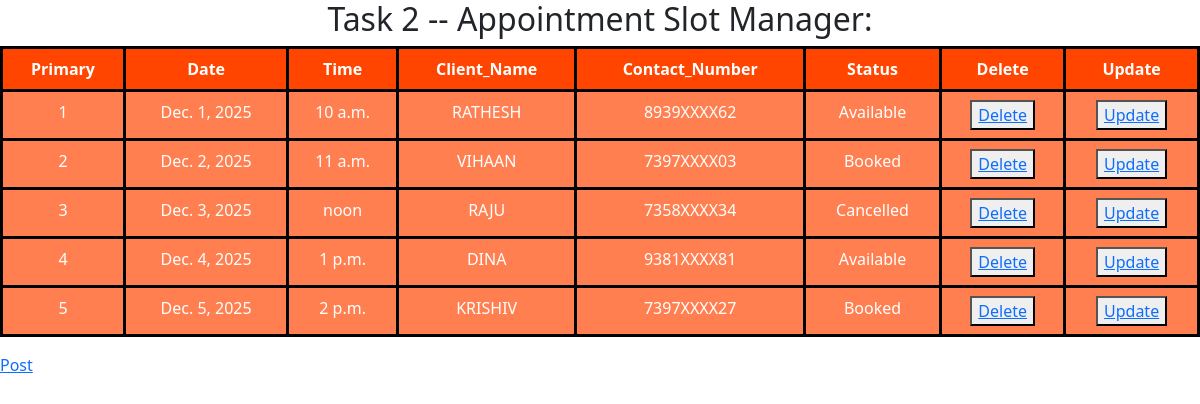
Screenshot of /appointmentApp/getData2/ with the database file from the repository.
### appointmentApp/models.py (models this page shows, shortened)
class AppointmentData(models.Model):
    Date = models.DateField()
    Time = models.TimeField()
    Client_Name = models.CharField(max_length=100)
    Contact_Number = models.CharField(max_length=100)
    Status = models.CharField(choices=[('Available', 'Available'),('Booked', 'Booked'),
                                       ('Cancelled', 'Cancelled')],default='Available',max_length=100)

### appointmentApp/views.py (the view)
# urls.py: path('getData2/',views.getMethod,name='get2'),
def getMethod(request):
    details = AppointmentData.objects.all()
    return render(request,'ExampleTwo/AppointmentTable.html',{'details':details})

### templates/ExampleTwo/AppointmentTable.html (shortened to what this page needs)
<!DOCTYPE html>
<html lang="en">
<head>
    <link href="https://cdn.jsdelivr.net/npm/bootstrap@5.3.8/dist/css/bootstrap.min.css" rel="stylesheet">
</head>
<body>
    <h2 style="text-align: center"> Task 2 -- Appointment Slot Manager: </h2>
    <table class="table table-border table-dark text-center custom">
        <thead>
            <tr>
                <th> Primary </th>
                <th> Date </th>
                <th> Time </th>
                <th> Client_Name </th>
                <th> Contact_Number </th>
                <th> Status </th>
                <th> Delete </th>
                <th> Update </th>
            </tr>
        </thead>
        <tbody>
        {% for detail in details %}
            <tr>
                <td> {{detail.id}} </td>
                <td> {{detail.Date}} </td>
                <td> {{detail.Time}} </td>
                <td> {{detail.Client_Name}} </td>
                <td> {{detail.Contact_Number}} </td>
                <td> {{detail.Status}} </td>
                <td> <button> <a href="{% url 'delete2' detail.id %}"> Delete </a></button></td>
                <td> <button> <a href="{% url 'update2' detail.id %}"> Update </a></button></td>
            </tr>
        {% endfor %}
        </tbody>
    </table>
    <a href="{% url 'post2' %}"> Post </a>
</body>
</html>

### templates/ExampleTwo/AppointmentTable.html (style rules this page uses)
.custom th { background-color: orangered; border:3px solid black; }
.custom td { background-color: coral; border:3px solid black; }

### rows the page displays
AppointmentData: id "1", Date "Dec. 1, 2025", Time "10 a.m.", Client_Name "RATHESH", Contact_Number "8939XXXX62", Status "Available"
AppointmentData: id "2", Date "Dec. 2, 2025", Time "11 a.m.", Client_Name "VIHAAN", Contact_Number "7397XXXX03", Status "Booked"
AppointmentData: id "3", Date "Dec. 3, 2025", Time "noon", Client_Name "RAJU", Contact_Number "7358XXXX34", Status "Cancelled"
AppointmentData: id "4", Date "Dec. 4, 2025", Time "1 p.m.", Client_Name "DINA", Contact_Number "9381XXXX81", Status "Available"
AppointmentData: id "5", Date "Dec. 5, 2025", Time "2 p.m.", Client_Name "KRISHIV", Contact_Number "7397XXXX27", Status "Booked"
